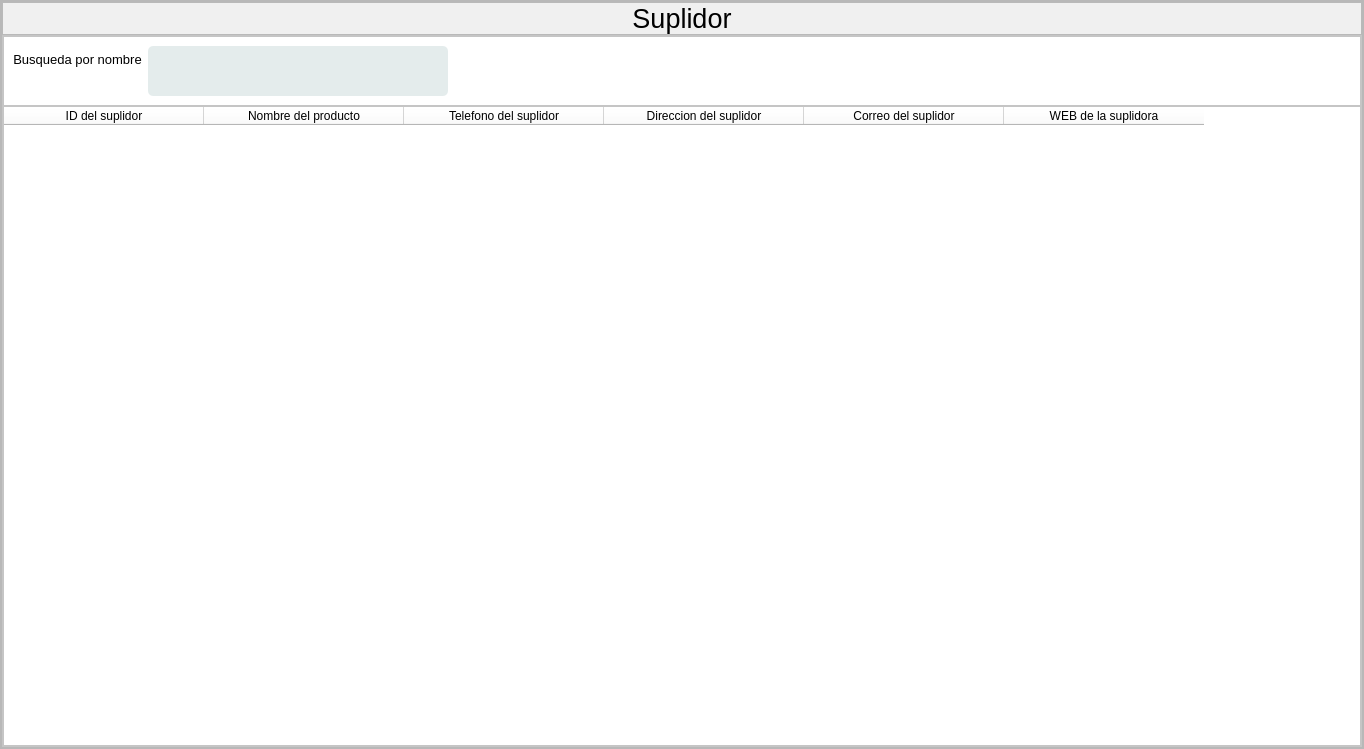
<?xml version="1.0" encoding="UTF-8"?>
<ui version="4.0">
 <class>Suplidor</class>
 <widget class="QMainWindow" name="Suplidor">
  <property name="geometry">
   <rect>
    <x>0</x>
    <y>0</y>
    <width>1364</width>
    <height>749</height>
   </rect>
  </property>
  <property name="windowTitle">
   <string>MainWindow</string>
  </property>
  <widget class="QWidget" name="centralwidget">
   <layout class="QHBoxLayout" name="horizontalLayout_3">
    <property name="spacing">
     <number>0</number>
    </property>
    <property name="leftMargin">
     <number>0</number>
    </property>
    <property name="topMargin">
     <number>0</number>
    </property>
    <property name="rightMargin">
     <number>0</number>
    </property>
    <property name="bottomMargin">
     <number>0</number>
    </property>
    <item>
     <widget class="QFrame" name="frame">
      <property name="frameShape">
       <enum>QFrame::StyledPanel</enum>
      </property>
      <property name="frameShadow">
       <enum>QFrame::Raised</enum>
      </property>
      <layout class="QHBoxLayout" name="horizontalLayout_6">
       <property name="spacing">
        <number>0</number>
       </property>
       <property name="leftMargin">
        <number>0</number>
       </property>
       <property name="topMargin">
        <number>0</number>
       </property>
       <property name="rightMargin">
        <number>0</number>
       </property>
       <property name="bottomMargin">
        <number>0</number>
       </property>
       <item>
        <widget class="QFrame" name="frame_5">
         <property name="frameShape">
          <enum>QFrame::StyledPanel</enum>
         </property>
         <property name="frameShadow">
          <enum>QFrame::Raised</enum>
         </property>
         <layout class="QVBoxLayout" name="verticalLayout_4">
          <property name="spacing">
           <number>0</number>
          </property>
          <property name="leftMargin">
           <number>0</number>
          </property>
          <property name="topMargin">
           <number>0</number>
          </property>
          <property name="rightMargin">
           <number>0</number>
          </property>
          <property name="bottomMargin">
           <number>0</number>
          </property>
          <item alignment="Qt::AlignTop">
           <widget class="QFrame" name="frame_6">
            <property name="styleSheet">
             <string notr="true">*{
	background-color: rgb(240, 240, 240);
}
</string>
            </property>
            <property name="frameShape">
             <enum>QFrame::StyledPanel</enum>
            </property>
            <property name="frameShadow">
             <enum>QFrame::Raised</enum>
            </property>
            <layout class="QHBoxLayout" name="horizontalLayout_4">
             <property name="spacing">
              <number>0</number>
             </property>
             <property name="leftMargin">
              <number>0</number>
             </property>
             <property name="topMargin">
              <number>0</number>
             </property>
             <property name="rightMargin">
              <number>0</number>
             </property>
             <property name="bottomMargin">
              <number>0</number>
             </property>
             <item>
              <widget class="QLabel" name="label_4">
               <property name="font">
                <font>
                 <pointsize>20</pointsize>
                </font>
               </property>
               <property name="text">
                <string>Suplidor</string>
               </property>
               <property name="alignment">
                <set>Qt::AlignCenter</set>
               </property>
              </widget>
             </item>
            </layout>
           </widget>
          </item>
          <item>
           <widget class="QFrame" name="frame_8">
            <property name="sizePolicy">
             <sizepolicy hsizetype="Preferred" vsizetype="Expanding">
              <horstretch>0</horstretch>
              <verstretch>0</verstretch>
             </sizepolicy>
            </property>
            <property name="font">
             <font>
              <family>MS Shell Dlg 2</family>
             </font>
            </property>
            <property name="styleSheet">
             <string notr="true">*{
	background-color: rgb(255, 255, 255);
}
QLabel{
	color: rgb(0, 0, 0);
	height: 25;
}

QLineEdit{
	color: rgb(0, 0, 0);
	background-color: rgb(228, 236, 236);
	border-radius: 5px;
	height: 50;	
}

QPushButton{
	border: none;
	border: 15px solid rgb(228, 236, 236);
	border-radius: 10px;
	color: rgb(0, 0, 0);
	background-color: rgb(228, 236, 236);
	text-align: center;

}</string>
            </property>
            <property name="frameShape">
             <enum>QFrame::StyledPanel</enum>
            </property>
            <property name="frameShadow">
             <enum>QFrame::Raised</enum>
            </property>
            <layout class="QVBoxLayout" name="verticalLayout_5">
             <property name="spacing">
              <number>0</number>
             </property>
             <property name="leftMargin">
              <number>0</number>
             </property>
             <property name="topMargin">
              <number>0</number>
             </property>
             <property name="rightMargin">
              <number>0</number>
             </property>
             <property name="bottomMargin">
              <number>0</number>
             </property>
             <item>
              <widget class="QFrame" name="frame_7">
               <property name="styleSheet">
                <string notr="true">*{
	background-color: rgb(255, 255, 255);
}
QLabel{
	color: rgb(0, 0, 0);
	height: 25;
}

QLineEdit{
	color: rgb(0, 0, 0);
	background-color: rgb(228, 236, 236);
	border-radius: 5px;
	height: 50;	
}

QPushButton{
	border: none;
	border: 15px solid rgb(228, 236, 236);
	border-radius: 10px;
	color: rgb(0, 0, 0);
	background-color: rgb(228, 236, 236);
	text-align: center;

}</string>
               </property>
               <property name="frameShape">
                <enum>QFrame::StyledPanel</enum>
               </property>
               <property name="frameShadow">
                <enum>QFrame::Raised</enum>
               </property>
               <layout class="QFormLayout" name="formLayout">
                <item row="0" column="0">
                 <widget class="QLabel" name="label_5">
                  <property name="maximumSize">
                   <size>
                    <width>200</width>
                    <height>16777215</height>
                   </size>
                  </property>
                  <property name="font">
                   <font>
                    <family>Segoe UI</family>
                    <pointsize>10</pointsize>
                   </font>
                  </property>
                  <property name="text">
                   <string>Busqueda por nombre</string>
                  </property>
                  <property name="alignment">
                   <set>Qt::AlignCenter</set>
                  </property>
                 </widget>
                </item>
                <item row="0" column="1">
                 <widget class="QLineEdit" name="nombre">
                  <property name="maximumSize">
                   <size>
                    <width>300</width>
                    <height>16777215</height>
                   </size>
                  </property>
                  <property name="alignment">
                   <set>Qt::AlignLeading|Qt::AlignLeft|Qt::AlignVCenter</set>
                  </property>
                 </widget>
                </item>
               </layout>
              </widget>
             </item>
             <item>
              <widget class="QTableWidget" name="tablasup">
               <property name="editTriggers">
                <set>QAbstractItemView::NoEditTriggers</set>
               </property>
               <property name="dragDropOverwriteMode">
                <bool>true</bool>
               </property>
               <property name="alternatingRowColors">
                <bool>true</bool>
               </property>
               <property name="gridStyle">
                <enum>Qt::SolidLine</enum>
               </property>
               <attribute name="horizontalHeaderDefaultSectionSize">
                <number>200</number>
               </attribute>
               <column>
                <property name="text">
                 <string>ID del suplidor</string>
                </property>
               </column>
               <column>
                <property name="text">
                 <string>Nombre del producto</string>
                </property>
               </column>
               <column>
                <property name="text">
                 <string>Telefono del suplidor</string>
                </property>
               </column>
               <column>
                <property name="text">
                 <string>Direccion del suplidor</string>
                </property>
               </column>
               <column>
                <property name="text">
                 <string>Correo del suplidor</string>
                </property>
               </column>
               <column>
                <property name="text">
                 <string>WEB de la suplidora</string>
                </property>
               </column>
              </widget>
             </item>
            </layout>
           </widget>
          </item>
         </layout>
        </widget>
       </item>
      </layout>
     </widget>
    </item>
   </layout>
  </widget>
 </widget>
 <resources/>
 <connections/>
</ui>
